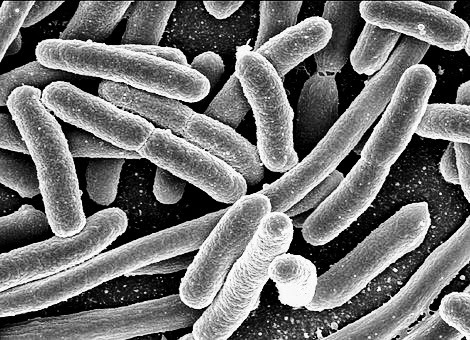
#> input picture Bacteria.jpeg, 470 x 340 px
$ jupyter execute Fourrier.ipynb
#> lines starting #> are read from the running program, lines starting #| are printed output that depends on the picture; after the words box and inside, x2 and y2 are one past the last pixel; in counts of white or black regions, pixels touching at a corner belong together
[cell 1]
import numpy as np
import matplotlib.pyplot as plt
x = np.linspace(0, 30, 1000)
y = 3*np.sin(x) + 2*np.sin(5*x) + np.sin(10*x)
plt.plot(x, y)
#> figure, not shown here; curve peaks at x = 1.47, y = 5.58

[cell 2]
from scipy import fftpack

[cell 3]
fourier = fftpack.fft(y)
power = np.abs(fourier)
frequences = fftpack.fftfreq(y.size)
plt.plot(np.abs(frequences), power)

[cell 4]
x = np.linspace(0, 50, 10000)
y = 3*np.sin(x) + 2*np.sin(5*x) + np.sin(10*x) + np.random.randn(x.shape[0])
plt.plot(x, y)
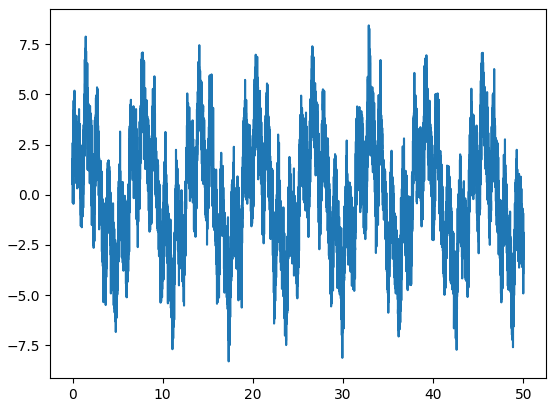
#> figure drawn by matplotlib, 1 panel; curve peaks at x = 32.85, y = 8.44

[cell 5]
fourier = fftpack.fft(y)
power = np.abs(fourier)
frequences = fftpack.fftfreq(y.size)
plt.plot(np.abs(frequences), power)

[cell 6]
fourier[power<400] = 0

[cell 7]
plt.plot(np.abs(frequences), np.abs(fourier))

[cell 8]
filtered_signal = fftpack.ifft(fourier)

[cell 9]
plt.figure(figsize=(12, 8))
plt.plot(x, y, lw=0.5)
plt.plot(x, filtered_signal, lw=3)
plt.show()
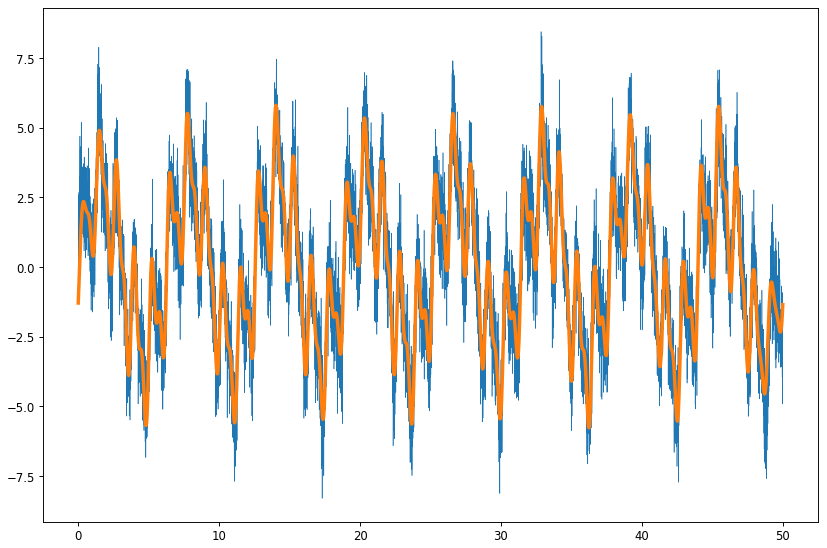
#> figure drawn by matplotlib, 1 panel; curve peaks at x = 32.85, y = 8.44; curve peaks at x = 14.03, y = 5.8

[cell 10]
#bd image pour le traitement d'image
from scipy import ndimage

[cell 11]
np.random.seed(0)
X = np.zeros((32, 32))
X[10:-10, 10:-10] = 1
X[np.random.randint(0,32,30),np.random.randint(0,32,30)] = 1
plt.imshow(X)

[cell 12]
open_x = ndimage.binary_opening(X)
plt.imshow(open_x)
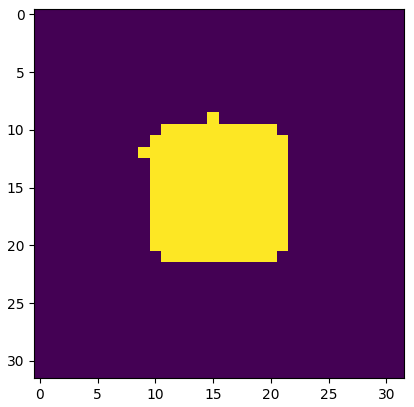
#> figure drawn by matplotlib, 1 panel

[cell 13]
image = plt.imread('Bacteria.jpeg')
#> image is the input picture: shape (340, 470, 3); min 0, max 255, mean 114.7
image = image[:,:,0]
#> image: shape (340, 470)
plt.imshow(image, cmap='gray')
image.shape
#> Out = (340, 470)

[cell 14]
image_2 = np.copy(image)
plt.hist(image_2.ravel(), bins=255)
plt.show()
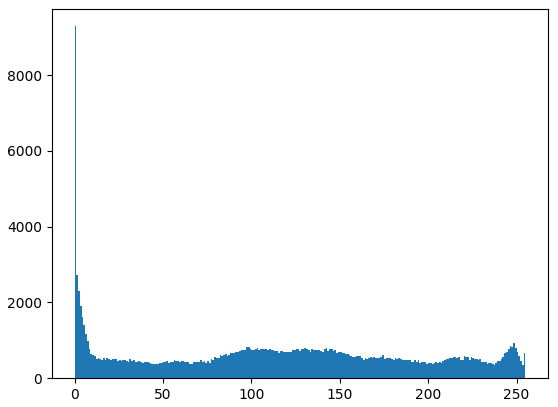
#> figure drawn by matplotlib, 1 panel; tallest bar 9293 high, from x = 0 to 1

[cell 15]
image = plt.imread('bacteria.jpeg')
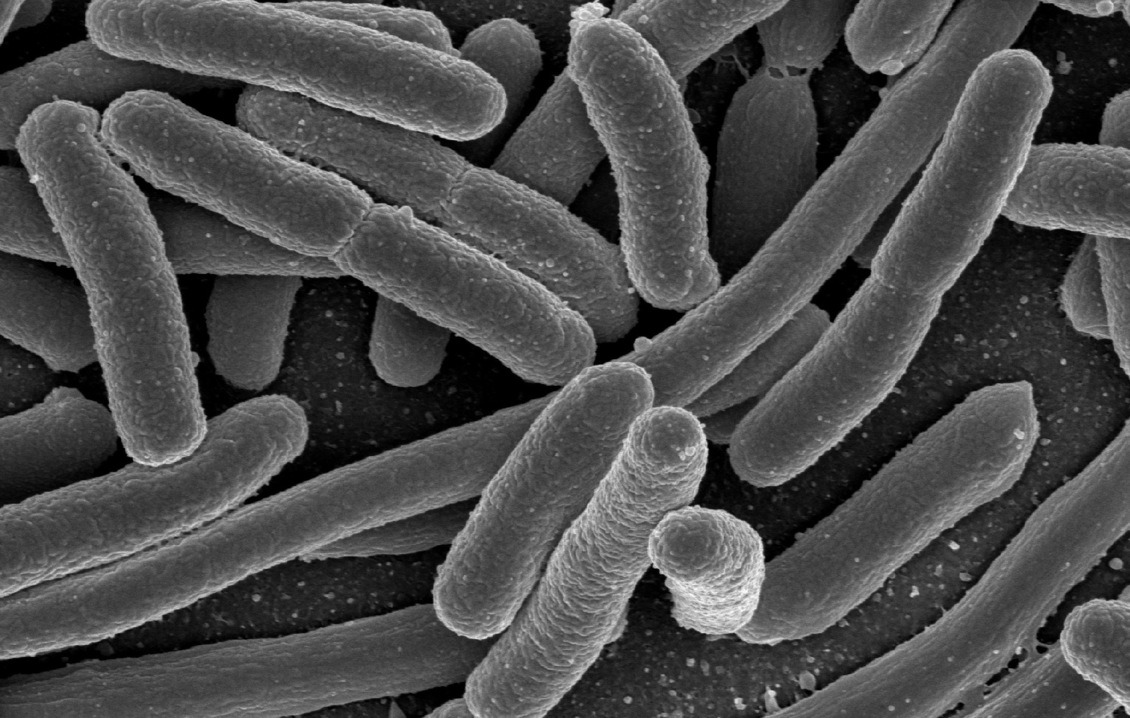
#> input picture bacteria.jpeg, 1130 x 718 px
#> image is the input picture: shape (718, 1130, 3); min 0, max 255, mean 75.5
image = image[:,:,0]
#> image: shape (718, 1130)
plt.imshow(image, cmap='gray')
image.shape
#> Out = (718, 1130)

[cell 16]
image_3 = np.copy(image)
plt.hist(image_3.ravel(), bins=255)
plt.show()
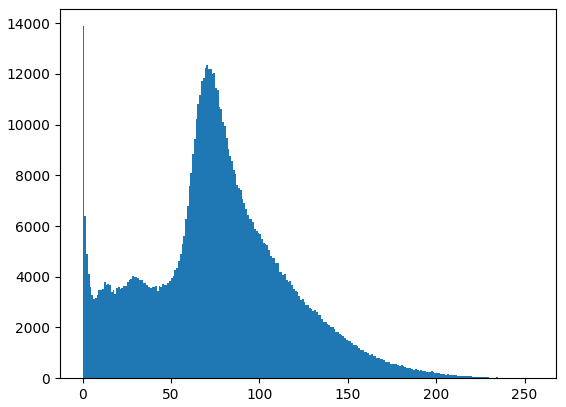
#> figure drawn by matplotlib, 1 panel; tallest bar 13880 high, from x = 0 to 1

[cell 17]
image = image <50
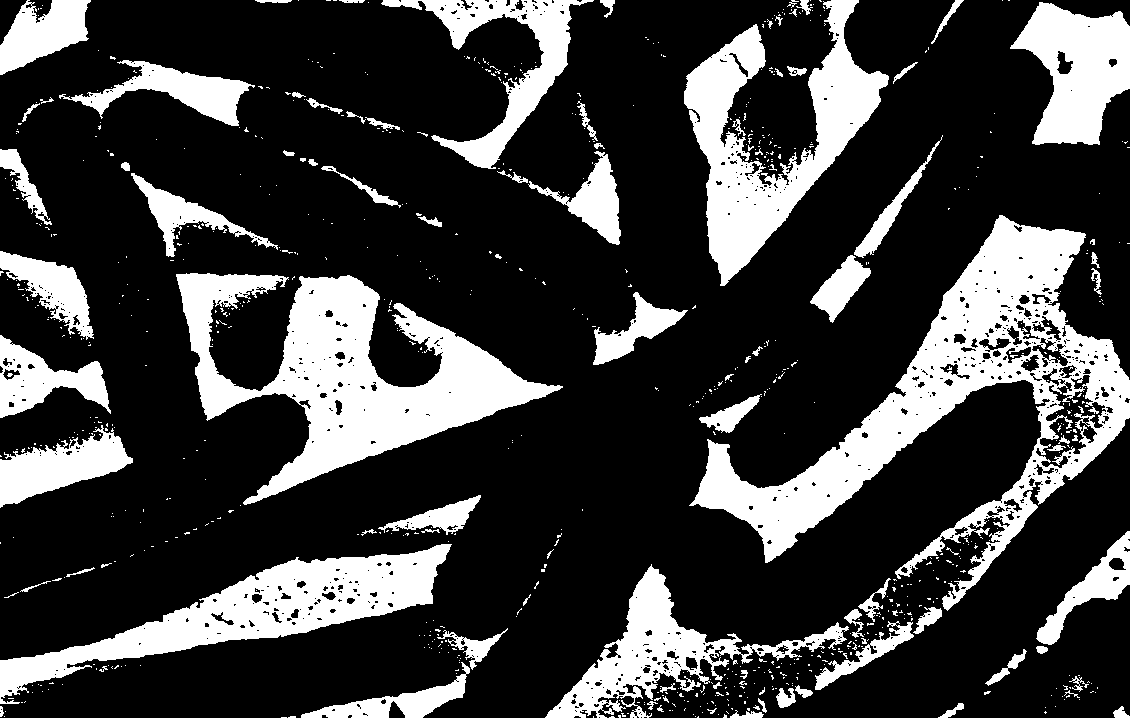
#> image: shape (718, 1130) bool; 24.2% white; 820 white regions (725 under 20 px), largest, box (x1, y1, x2, y2) and area: (689, 215, 1130, 611) 42151, (176, 273, 563, 505) 32715, (684, 0, 889, 286) 20128
plt.imshow(image)

[cell 18]
open_x = ndimage.binary_opening(image)
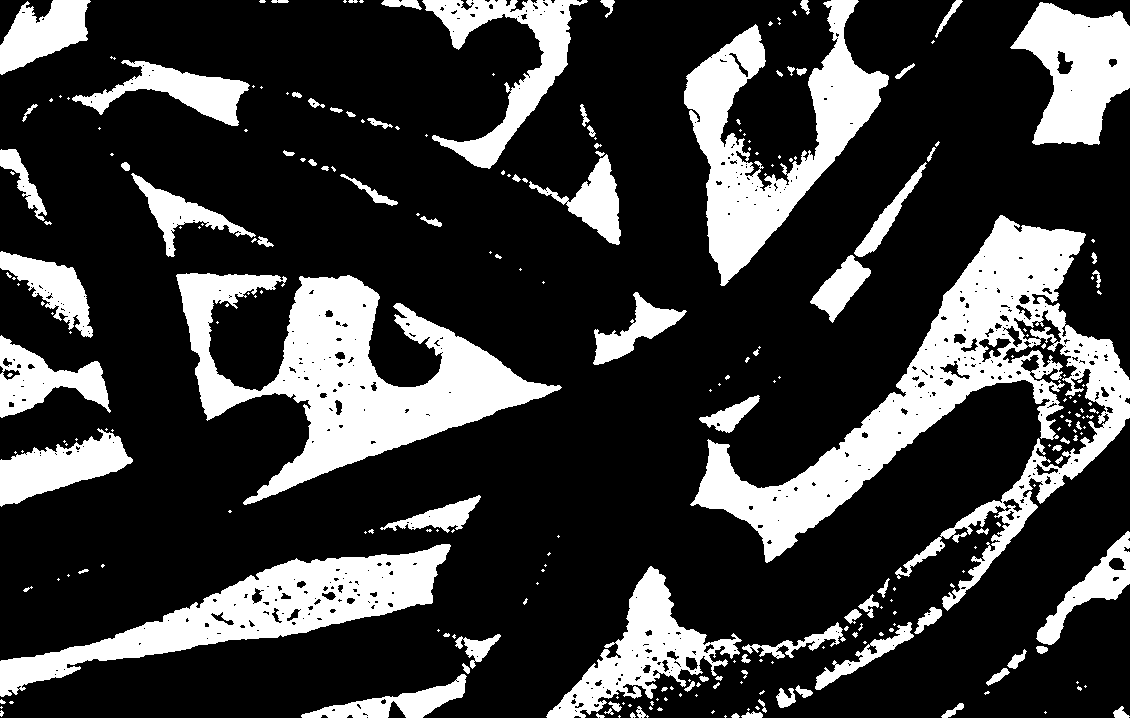
#> open_x: shape (718, 1130) bool; 23.5% white; 264 white regions (167 under 20 px), largest, box (x1, y1, x2, y2) and area: (690, 215, 1130, 611) 40964, (176, 273, 562, 505) 32512, (684, 0, 889, 286) 19903
plt.imshow(open_x)

[cell 19]
label_image, n_labels = ndimage.label(open_x)
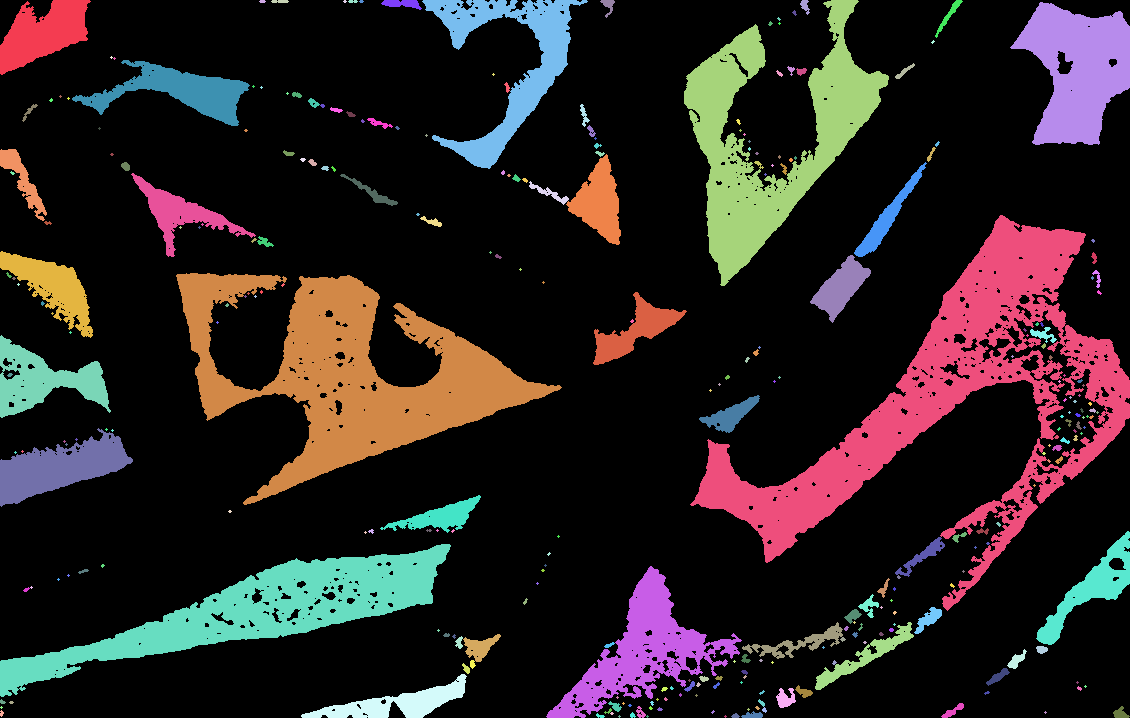
#> label_image: shape (718, 1130) int32; 299 distinct labels, from 0 to 298; one colour per label, 0 black
#> n_labels = 298
print(n_labels)
#| 298

[cell 20]
plt.imshow(label_image)

[cell 21]
sizes = ndimage.sum(open_x, label_image, range(n_labels))
#> sizes = 298 values, max 40170 at index 85, min 0 at index 0, mean 639.1

[cell 22]
classes = list(np.unique(y))
print(classes)

[cell 23]
plt.scatter(range(n_labels), sizes, c='orange')
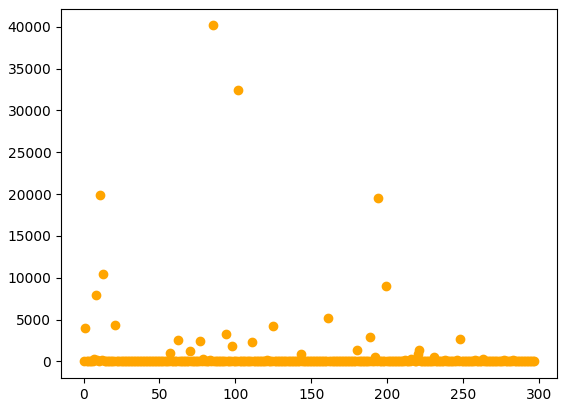
#> figure drawn by matplotlib, 1 panel
